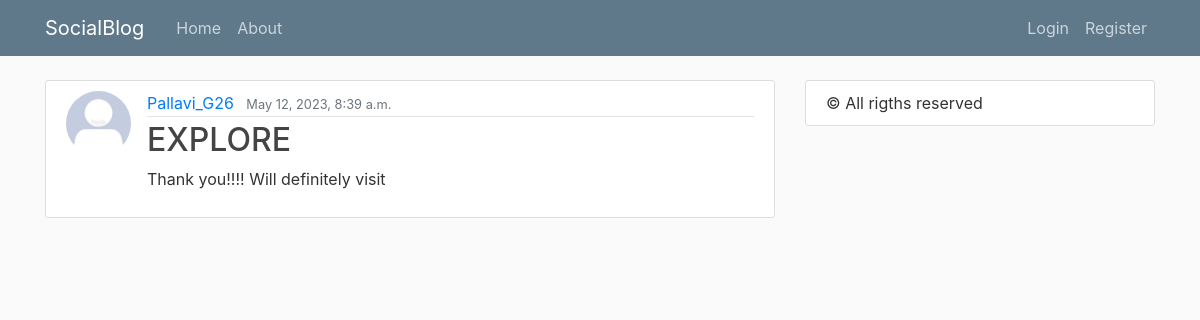
The app's page /post/36/ with its own data.
### socialblog/models.py (models this page shows, shortened)
class Post(models.Model):
    title = models.CharField(max_length=100)
    content = models.TextField()
    date_posted = models.DateTimeField(default=timezone.now)
    author = models.ForeignKey(User, on_delete=models.CASCADE)

### users/models.py (models this page shows, shortened)
class Profile(models.Model):
    user = models.OneToOneField(User,on_delete=models.CASCADE)
    image = models.ImageField(default='default.jpg',upload_to='profile_pics')

### socialblog/views.py (the view)
# urls.py: path('post/<int:pk>/', PostDetailView.as_view(), name ="post-detail"),
class PostDetailView(DetailView):
    model = Post

### socialblog/templates/socialblog/post_detail.html (shortened to what this page needs)
{% extends "socialblog/base_layout.html" %}
{% block content %}
        <article class="media content-section">
            <img class="rounded-circle article-img" src="{{ object.author.profile.image.url }}">
            <div class="media-body">
                <div class="article-metadata">
                    <a class="mr-2" href="{% url 'user-posts' post.author.username %}">{{ object.author }}</a>
                    <small class="text-muted">{{ object.date_posted }}</small>
                </div>
                <h2 class="article-title">{{ object.title }}</h2>
                <p class="article-content">{{ object.content }}</p>
            </div>
        </article>
{% endblock content %}

### socialblog/static/socialblog/main.css (style rules this page uses)
body { background: #fafafa; color: #333333; margin-top: 5rem; }
h1, h2, h3, h4, h5, h6 { color: #444444; }
.content-section { background: #ffffff; padding: 10px 20px; border: 1px solid #dddddd; border-radius: 3px; margin-bottom: 20px; }
.article-title { color: #444444; }
.article-content { word-break: break-all; white-space: normal; }
.article-img { height: 65px; width: 65px; margin-right: 16px; }
.article-metadata { padding-bottom: 1px; margin-bottom: 4px; border-bottom: 1px solid #e3e3e3 }

### records on screen
Post: author.profile.image (placeholder picture), author "Pallavi_G26", date_posted "May 12, 2023, 8:39 a.m.", title "EXPLORE", content "Thank you!!!! Will definitely visit"
